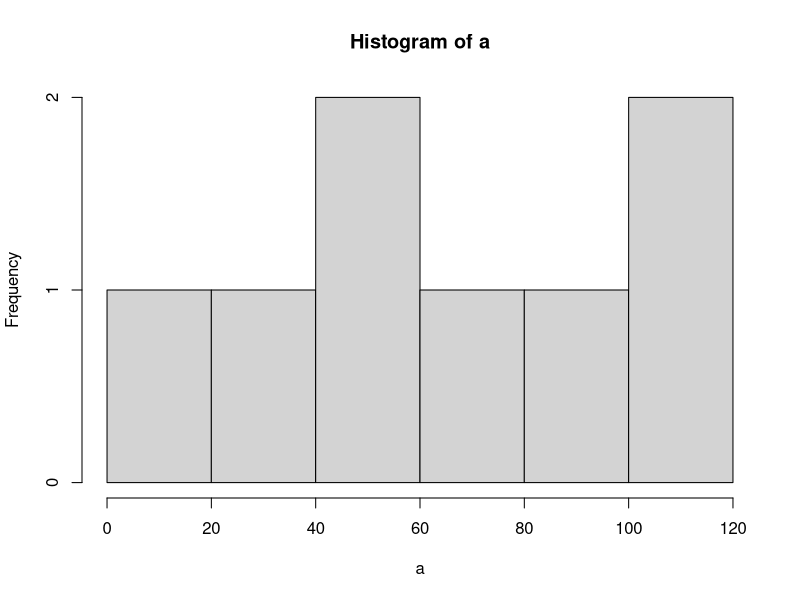
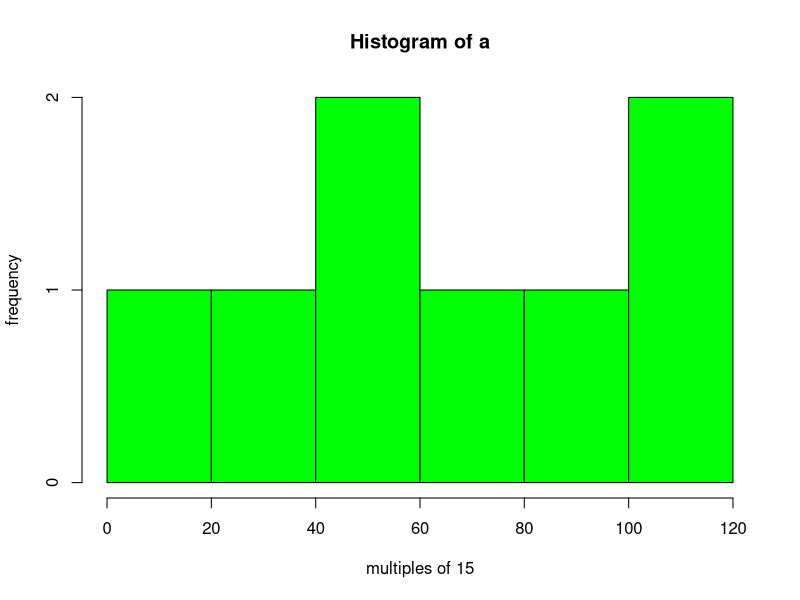
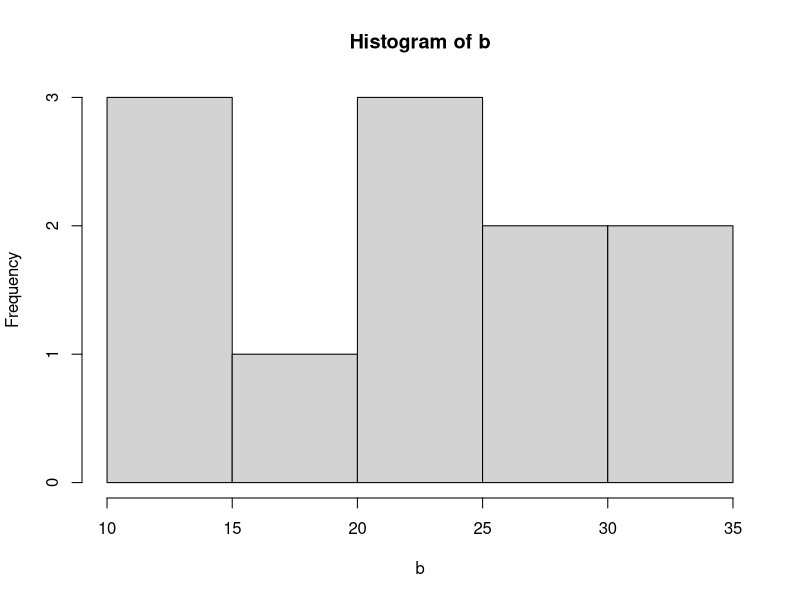
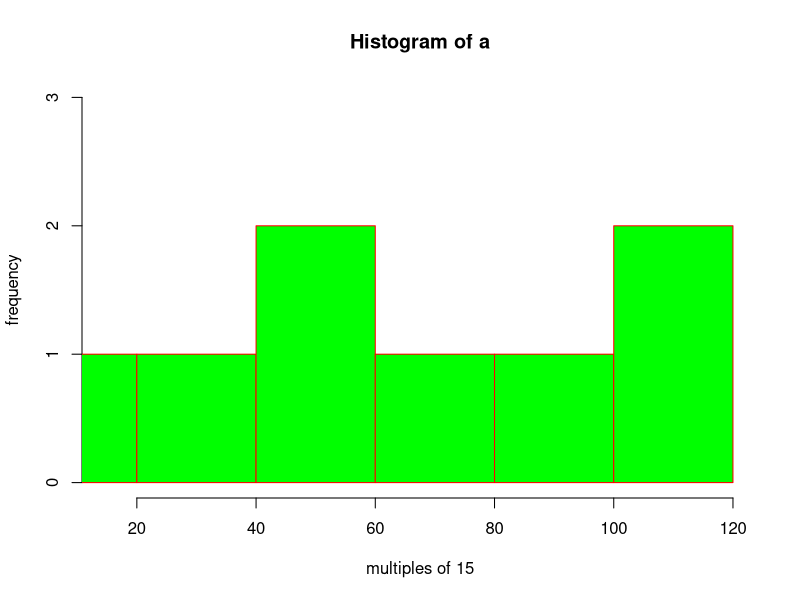

Write the R code that produced these figures, in order.
# Histogram
a=c(15,30,45,60,75,90,105,120)
hist(a)
hist(a,xlab='multiples of 15',ylab='frequency',col='green')
b=c(10,12,14,20,22,24,25,26,30,34,35)
hist(b)
hist(a,xlab='multiples of 15',ylab='frequency',col='green',border='red',xlim=c(15,120),ylim=c(0,3))
